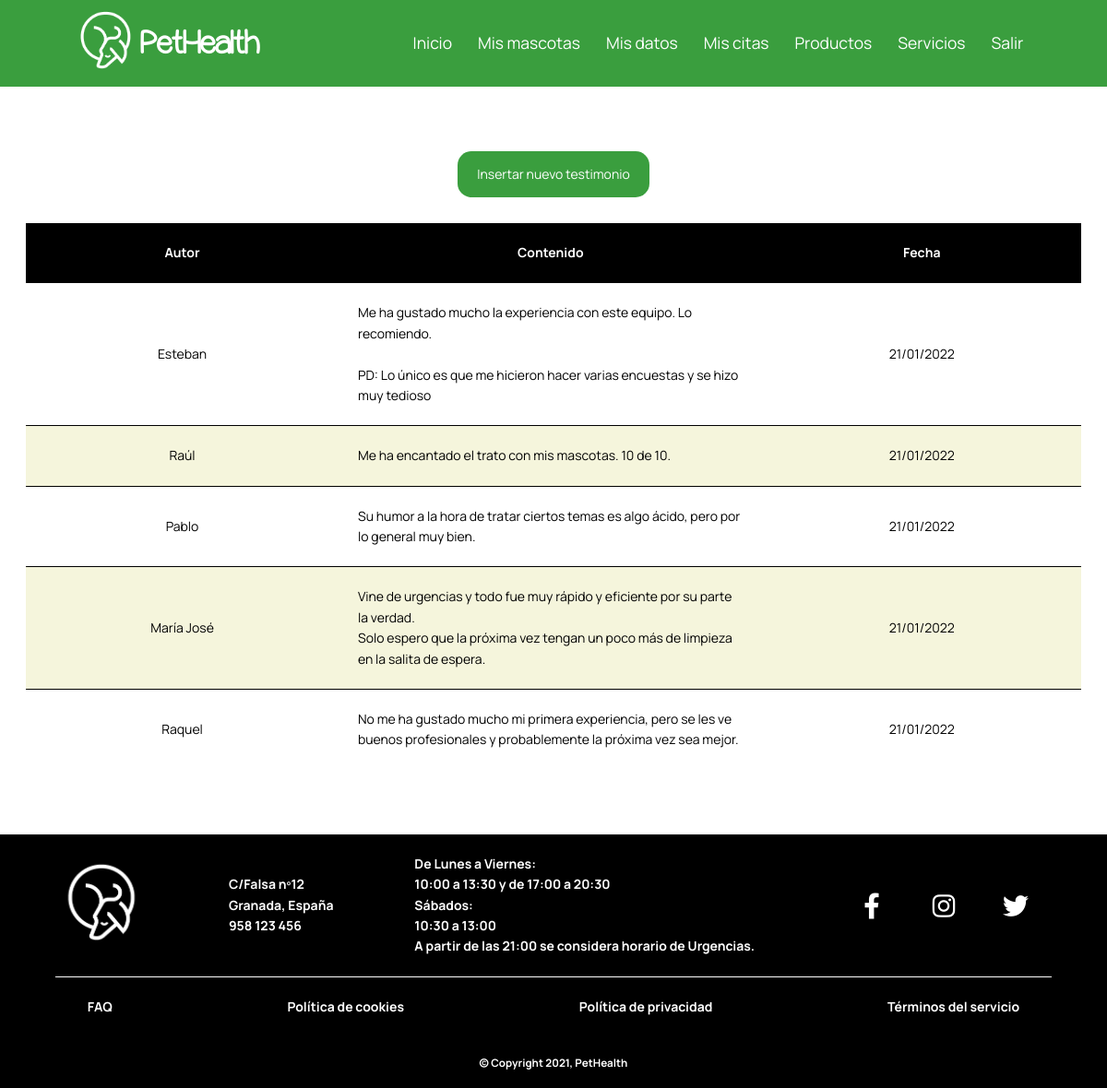
/paginas/testimonios/testimonios.php (signed in), run on the app's committed database.
### tables this page shows
CREATE TABLE `testimonio` (
  `id` bigint(20) UNSIGNED NOT NULL,
  `contenido` varchar(500) NOT NULL,
  `fecha` date NOT NULL,
  `dni_autor` varchar(9) NOT NULL
);

### paginas/testimonios/testimonios.php (the view, shortened to what this page needs)
<!DOCTYPE html>
<html lang="es">
<head>
    <link rel="stylesheet" href="https://cdnjs.cloudflare.com/ajax/libs/font-awesome/6.0.0-beta2/css/all.min.css"/>
    <link rel="stylesheet" href="../../css/estilos.css">
</head>
<body>
    <?php
        require_once("../../php/funciones.php");
        $conexion=conectarServidor();
    ?>
    <main>
    <section id="testimonios">
    <a id="agregar" href="insertar_testimonio.php">Insertar nuevo testimonio</a>
    <?php
        $consulta_testimonio="SELECT nombre,contenido,fecha FROM testimonio INNER JOIN dueño ON dni_autor=dni ORDER BY fecha DESC";
        $resultado=$conexion->query($consulta_testimonio);
        $filas_devueltas=$resultado->num_rows;
        if($filas_devueltas===0){
            echo "<h2>No hay testimonios que mostrar</h2>";
        }else{
            echo "<table>";
            echo "<tr><th>Autor</th><th>Contenido</th><th>Fecha</th></tr>";
            while($fila_testimonio=$resultado->fetch_array(MYSQLI_ASSOC)){
                $fecha_formateada=formatearFecha($fila_testimonio['fecha']);
                echo "<tr>
                        <td>$fila_testimonio[nombre]</td>
                        <td>"; echo nl2br("$fila_testimonio[contenido]"); echo "</td>
                        <td>$fecha_formateada</td>
                    </tr>";
            }
            echo "</table>";
        }
    ?>
    </section>
    </main>
</body>
</html>

### css/estilos.css (style rules this page uses)
:root { --principal: #3a9e3e; --oscuro: #296f2d; --claro: #d7ffd9; --muy-claro: #efffef; }
*, *::before, *::after { margin: 0; padding: 0; box-sizing: border-box; }
html,body { font-size: 14px; font-family: 'Manrope', sans-serif; line-height: 1.6; }
a { text-decoration: none; }
section:not(#banner) { max-width:1400px; margin: 0 auto; padding: 5em 2em; background-color: white; }
main { background-color: var(--muy-claro); min-height: 70vh; }
table { border-collapse: collapse; margin: 0 auto; margin-top: 2em; }
tr:nth-child(odd) { background-color: beige; }
tr:first-child { background-color: black; }
th { color: white; }
td, th { max-width: 150px; min-width: 150px; height: 150px; padding: 1.5em; text-align:center; }
td { border-top: solid 1px black; }
#testimonios { min-height: 70vh; }
#testimonios table { width: 100%; }
#testimonios tr td:nth-child(2) { text-align: left; }
#testimonios th, #testimonios td { min-width: min-content; height: auto; }
#agregar { color: white; background-color: var(--principal); border-radius: 15px; padding: 1em 1.5em; margin: 0 auto; display: block; width: max-content; }

### data on the page
testimonio: dni_autor.nombre "Esteban", contenido "Me ha gustado mucho la experiencia con este equipo. Lo recomiendo. PD: Lo único es que me hicieron hacer varias encuestas y se hizo muy tedioso", fecha "21/01/2022"
testimonio: dni_autor.nombre "Raúl", contenido "Me ha encantado el trato con mis mascotas. 10 de 10.", fecha "21/01/2022"
testimonio: dni_autor.nombre "Pablo", contenido "Su humor a la hora de tratar ciertos temas es algo ácido, pero por lo general muy bien.", fecha "21/01/2022"
testimonio: dni_autor.nombre "María José", contenido "Vine de urgencias y todo fue muy rápido y eficiente por su parte la verdad. Solo espero que la próxima vez tengan un poco más de limpieza en la salita de espera.", fecha "21/01/2022"
testimonio: dni_autor.nombre "Raquel", contenido "No me ha gustado mucho mi primera experiencia, pero se les ve buenos profesionales y probablemente la próxima vez sea mejor.", fecha "21/01/2022"
